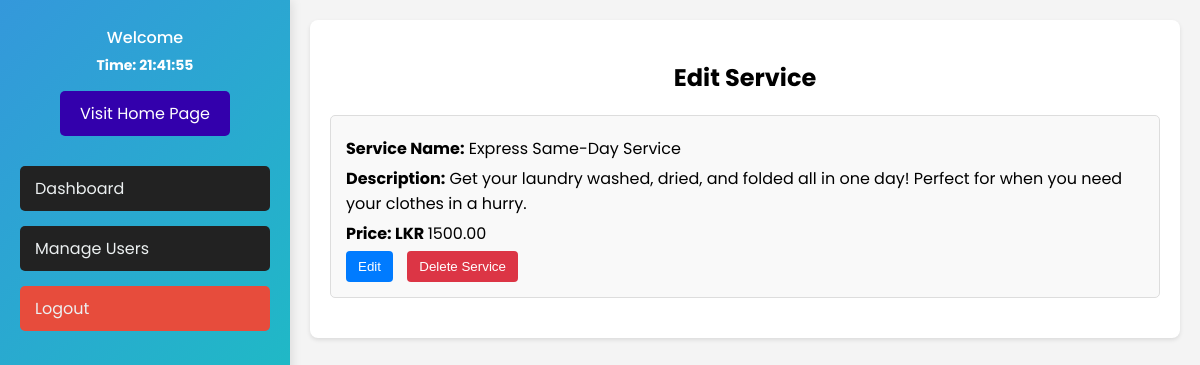
The page /account/shop-manager/edit-service.php?service_id=17 (signed in) on the database its author committed.
### tables this page shows
CREATE TABLE IF NOT EXISTS `services` (
  `service_id` int NOT NULL AUTO_INCREMENT,
  `service_name` varchar(255) NOT NULL,
  `description` text,
  `price` decimal(10,2) NOT NULL,
  PRIMARY KEY (`service_id`)
);

### account/shop-manager/edit-service.php (the view, shortened to what this page needs)
<?php
include '../../global-assets/db.php';
$serviceId = isset($_GET['service_id']) ? (int)$_GET['service_id'] : 0;
$stmt = $connection->prepare("SELECT service_id, service_name, description, price FROM services WHERE service_id = ?");
$stmt->bind_param("i", $serviceId);
$stmt->execute();
$result = $stmt->get_result();
$service = $result->fetch_assoc(); $stmt->close();
?>
<!DOCTYPE html>
<html lang="en">
<head>
    <link rel="stylesheet" href="../../css/edit-service.css">
    <link rel="stylesheet" href="../../css/admin-sidebar.css">
</head>
<body>
    <div id="edit-service">
        <h2>Edit Service</h2>
        <?php if ($service): ?>
            <div class="service-item" id="service-<?php echo $service['service_id']; ?>">
                <p>
                    <strong>Service Name:</strong> <span class="service-name"><?php echo htmlspecialchars($service['service_name']); ?></span>
                </p>
                <p>
                    <strong>Description:</strong> <span class="service-description"><?php echo htmlspecialchars($service['description']); ?></span>
                </p>
                <p>
                    <strong>Price: LKR </strong> <span class="service-price"><?php echo htmlspecialchars($service['price']); ?></span>
                </p>
                <button class="edit-btn" data-id="<?php echo $service['service_id']; ?>">Edit</button>
                <form method="POST" action="" class="delete-form" style="display:inline;" id="delete-form-<?php echo $service['service_id']; ?>">
                    <button type="button" class="delete-btn" onclick="confirmDeletion(<?php echo $service['service_id']; ?>)">Delete Service</button>
                </form>
            </div>
        <?php else: ?>
            <p>No service found with the specified ID.</p>
        <?php endif; ?>
    </div>
</body>
</html>

### css/edit-service.css (style rules this page uses)
body { font-family: Arial, sans-serif; background-color: #f4f4f4; margin: 0; padding: 20px; }
#edit-service { margin-left: 290px; background-color: #fff; padding: 20px; border-radius: 8px; box-shadow: 0 2px 4px rgba(0, 0, 0, 0.1); }
h2 { text-align: center; }
.service-item { margin-bottom: 20px; padding: 15px; border: 1px solid #ddd; border-radius: 5px; background-color: #f9f9f9; }
.service-item p { margin: 5px 0; }
.edit-btn, .delete-btn { background-color: #007bff; color: white; border: none; padding: 8px 12px; border-radius: 4px; cursor: pointer; margin-right: 10px; }
.delete-btn { background-color: #dc3545; }

### css/admin-sidebar.css (style rules this page uses)
body { font-family: "Poppins", sans-serif; font-weight: 400; font-style: normal; }
aside.sidebar { width: 250px; height: 100vh; background: linear-gradient(135deg, #3498DB, #11d0b7); color: #ECF0F1; padding: 20px; box-shadow: 2px 0 10px rgba(0, 0, 0, 0.1); position: fixed; top: 0; left: 0; }
.user-info { text-align: center; margin-bottom: 30px; }
.user-info p { margin: 5px 0; font-size: 16px; color: #ffffff; font-weight: 500; }
#system-time { font-weight: bold; font-size: 14px; color: #ffffff; }
.user-info a { display: inline-block; margin-top: 10px; padding: 10px 20px; background-color: #3300ac; color: white; text-decoration: none; border-radius: 5px; transition: background-color 0.3s ease; }
nav ul { list-style-type: none; padding: 0; }
nav ul li { margin-bottom: 15px; }
nav ul li a { display: block; padding: 10px 15px; font-size: 16px; color: #ECF0F1; text-decoration: none; background-color: #222222; border-radius: 5px; transition: background-color 0.3s ease; }
nav ul li:last-child a { background-color: #E74C3C; }

### rows shown on the page
services: service_name "Express Same-Day Service", description "Get your laundry washed, dried, and folded all in one day! Perfect for when you need your clothes in a hurry.", price "1500.00"
